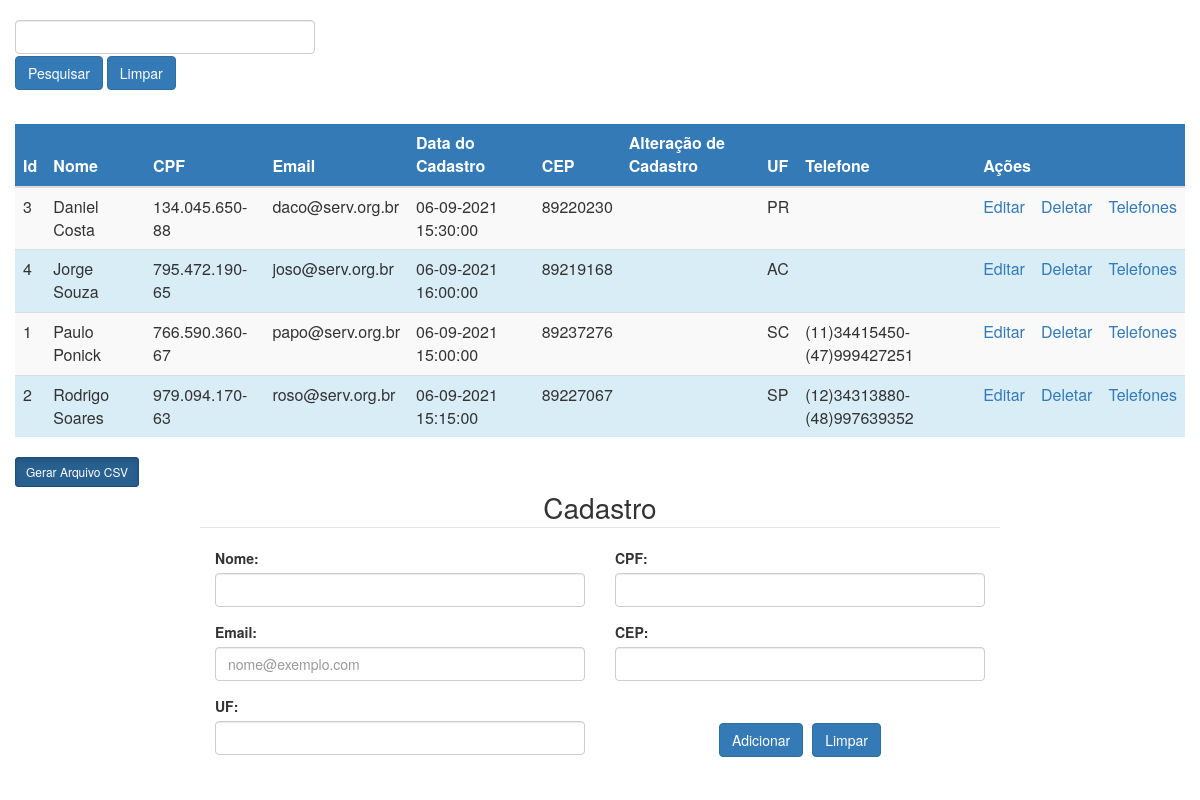
/index.php?orderby=nome, run on the app's committed database.
### tables this page shows
CREATE TABLE `students` (
  `Id` int(10) UNSIGNED NOT NULL,
  `Name` varchar(50) NOT NULL,
  `Identification` bigint(20) NOT NULL,
  `Email` varchar(50) DEFAULT NULL,
  `RecordDate` datetime NOT NULL,
  `ZipCode` int(11) DEFAULT NULL,
  `ChangeDate` datetime DEFAULT NULL,
  `State` enum('AC','AL','AM','AP','BA','CE','DF','ES','GO','MA','MG','MS','MT','PA','PB','PE','PI','PR','RJ','RN','RO','RR','RS','SC','SE','SP','TO') DEFAULT NULL
);

CREATE TABLE `contacts` (
  `Id` int(10) UNSIGNED NOT NULL,
  `AreaCode` int(11) NOT NULL,
  `PhoneNumber` int(11) NOT NULL,
  `IdStudents` int(11) NOT NULL
);

### index.php (the view, shortened to what this page needs)
<?php
$conexao = mysqli_connect('localhost', 'root', '', 'school');
$editName = "";
$editCPF = "";
$editEmail = "";
$editCEP = "";
$editUF = "";
$ordenacao = ' GROUP BY
stu.Name ORDER BY stu.Id';
$filtrar = "";
$queryFiltrar = "";
?>
<head>
    <link rel="stylesheet" href="https://maxcdn.bootstrapcdn.com/bootstrap/3.3.6/css/bootstrap.min.css">
    <link rel="stylesheet" href="./style.css">
</head>
<body>
    <?php
    if (isset($_GET['orderby'])) {
        $orderby = $_GET['orderby'];
        switch ($orderby) {
            case 'nome':
                $ordenacao = ' GROUP BY
                stu.Name ORDER BY stu.Name ASC';
                break;
        }
    }
    $list_users = 'SELECT *,
    stu.Id AS Id_Cadastro,
    CONCAT(SUBSTR(Identification,1,3),".",SUBSTR(Identification,4,3),".",SUBSTR(Identification,7,3),"-",SUBSTR(Identification,10,2)) AS Identification,
    DATE_FORMAT(RecordDate, "%d-%m-%Y  %H:%i:%s") AS RecordDate,
    DATE_FORMAT(ChangeDate, "%d-%m-%Y  %H:%i:%s") AS ChangeDate,
    GROUP_CONCAT(concat("(",con.AreaCode,")", con.PhoneNumber) separator "-" ) AS Telefone
    FROM students stu
    LEFT JOIN contacts con ON stu.Id=con.IdStudents' .
        $ordenacao . $queryFiltrar;
    echo '<br>';
    echo '<div class="container-fluid"><form action="./index.php" method="POST" id="form-filtro" name="form-filtro">';
    echo "<input type='text' name='filtro' id='filtro' class='form-control' style='width:300px' value='$filtrar'>"
        . "<div style='margin-top:2px;'>"
        . "<button type='submit' name='btn-filtro' id='btn-filtro' style='cursor: pointer;' class='btn btn-primary'>Pesquisar</button><span>   </span>"
        . "<button type='submit' name='btn-limparFiltro' id='btn-limparFiltro' style='cursor: pointer;' class='btn btn-primary'>Limpar</button>";
    echo '</div></form></div>';
    $results_users = mysqli_query($conexao, $list_users);
    echo '<div class="container-fluid">';
    echo '<table class="table table-striped table-dark">';
    echo '<br> <thead>';
    echo '<tr class="bg-primary"><th scope="col"><a href="index.php?orderby=id" style="text-decoration:none"><font color="white">Id</a></th>'
        . '<th scope="col"><a href="index.php?orderby=nome" style="text-decoration:none"><font color="white">Nome</a></th></th>'
        . '<th scope="col">CPF</th>'
        . '<th scope="col"><a href="index.php?orderby=email" style="text-decoration:none"><font color="white">Email</a></th></th></th>'
        . '<th scope="col"><a href="index.php?orderby=recordDate" style="text-decoration:none"><font color="white">Data do Cadastro</a></th>'
        . '<th scope="col">CEP</th>'
        . '<th scope="col"><a href="index.php?orderby=changeDate" style="text-decoration:none"><font color="white">Alteração de Cadastro</a></th>'
        . '<th scope="col">UF</th>'
        . '<th scope="col">Telefone</th>'
        . '<th colspan=3 scope="col">Ações</th>'
        . '</tr> </thead> <tbody>';
    while ($row_user = mysqli_fetch_array($results_users)) {
        echo "<tr class='bg-info'><td>$row_user[Id_Cadastro]</td>"
            . "<td>$row_user[Name]</td>"
            . "<td>$row_user[Identification]</td>"
            . "<td>$row_user[Email]</td>"
            . "<td>$row_user[RecordDate]</td>"
            . "<td>$row_user[ZipCode]</td>"
            . "<td>$row_user[ChangeDate]</td>"
            . "<td>$row_user[State]</td>"
            . "<td>$row_user[Telefone]</td>"
            . "<td><a href='index.php?id=" . $row_user['Id_Cadastro'] . "&action=edit' name='btn_edit' id='btn_edit'>Editar</a></td>"
            . "<td><a href='index.php?id=" . $row_user['Id_Cadastro'] . "&action=del' name='btn_del' id='btn_del'>Deletar</a></td>"
            . "<td><a href='telefone.php?id=" . $row_user['Id_Cadastro'] . "&action=editTel' name='btn_editTel' id='btn_editTel'>Telefones</a></td>"
            . '</tr>';
    }
    echo '</tbody> </table>';
    ?>
    <a href="./relatorio.php?filtro=<?=$filtrar?>" target="_blank" id="btn-relatorio" name="btn-relatorio" class="btn btn-primary btn-sm active" role="button" aria-pressed="true">Gerar Arquivo CSV</a>
    <div class="div-form">
        <form action="./add.php" method="post" id="formulario" name="formulario">
            <legend class="form-titulo">Cadastro</legend>
            <div class="form-row">
                <div class="form-group col-md-6">
                    <label>Nome:</label>
                    <input type="text" id="add_nome" name="add_nome" min="3" value="<?= $editName ?>" class="form-control">
                </div>
                <div class="form-group col-md-6">
                    <label>CPF:</label>
                    <input type="text" id="add_cpf" name="add_cpf" maxlength="14" value="<?= $editCPF ?>" class="form-control" onkeypress="$(this).mask('000.000.000-00');">
                </div>
                <div class="form-group col-md-6">
                    <label>Email:</label>
                    <input type="email" name="add_email" id="add_email" value="<?= $editEmail ?>" placeholder="nome@exemplo.com" class="form-control">
                </div>
                <div class="form-group col-md-6">
                    <label>CEP:</label>
                    <input type="text" name="add_cep" id="add_cep" maxlength="10" value="<?= $editCEP ?>" class="form-control" onkeypress="$(this).mask('00.000-000')">
                </div>
                <div class="form-group col-md-6">
                    <label>UF:</label>
                    <input type="text" id="add_uf" name="add_uf" maxlength="2" minlength="2" value="<?= $editUF ?>" class="form-control">
                </div>
                <div class="form-group col-md-6">
                </div>
                <div class="div-button">
                    <button type="submit" name="btn_add" id="btn_add" style="cursor: pointer;" class="btn btn-primary" onclick="return validarForm()">Adicionar</button>
                    <button type="reset" style="cursor: pointer;" class="btn btn-primary">Limpar</button>
                </div>
        </form>
    </div>
</body>

### style.css (style rules this page uses)
body { background: #fff; }
.form-titulo { text-align: center; font-size: 28px; }
.div-form { width: 800px; margin: auto; }
.div-button { text-align: center; font-size: 32px; }

### data on the page
students: Id "3", Name "Daniel Costa", row_user "134.045.650-88", Email "daco@serv.org.br", row_user "06-09-2021 15:30:00", ZipCode "89220230", State "PR"
students: Id "4", Name "Jorge Souza", row_user "795.472.190-65", Email "joso@serv.org.br", row_user "06-09-2021 16:00:00", ZipCode "89219168", State "AC"
contacts: IdStudents.Id "1", IdStudents.Name "Paulo Ponick", row_user "766.590.360-67", IdStudents.Email "papo@serv.org.br", row_user "06-09-2021 15:00:00", IdStudents.ZipCode "89237276", IdStudents.State "SC", row_user "(11)34415450-(47)999427251"
contacts: IdStudents.Id "2", IdStudents.Name "Rodrigo Soares", row_user "979.094.170-63", IdStudents.Email "roso@serv.org.br", row_user "06-09-2021 15:15:00", IdStudents.ZipCode "89227067", IdStudents.State "SP", row_user "(12)34313880-(48)997639352"
